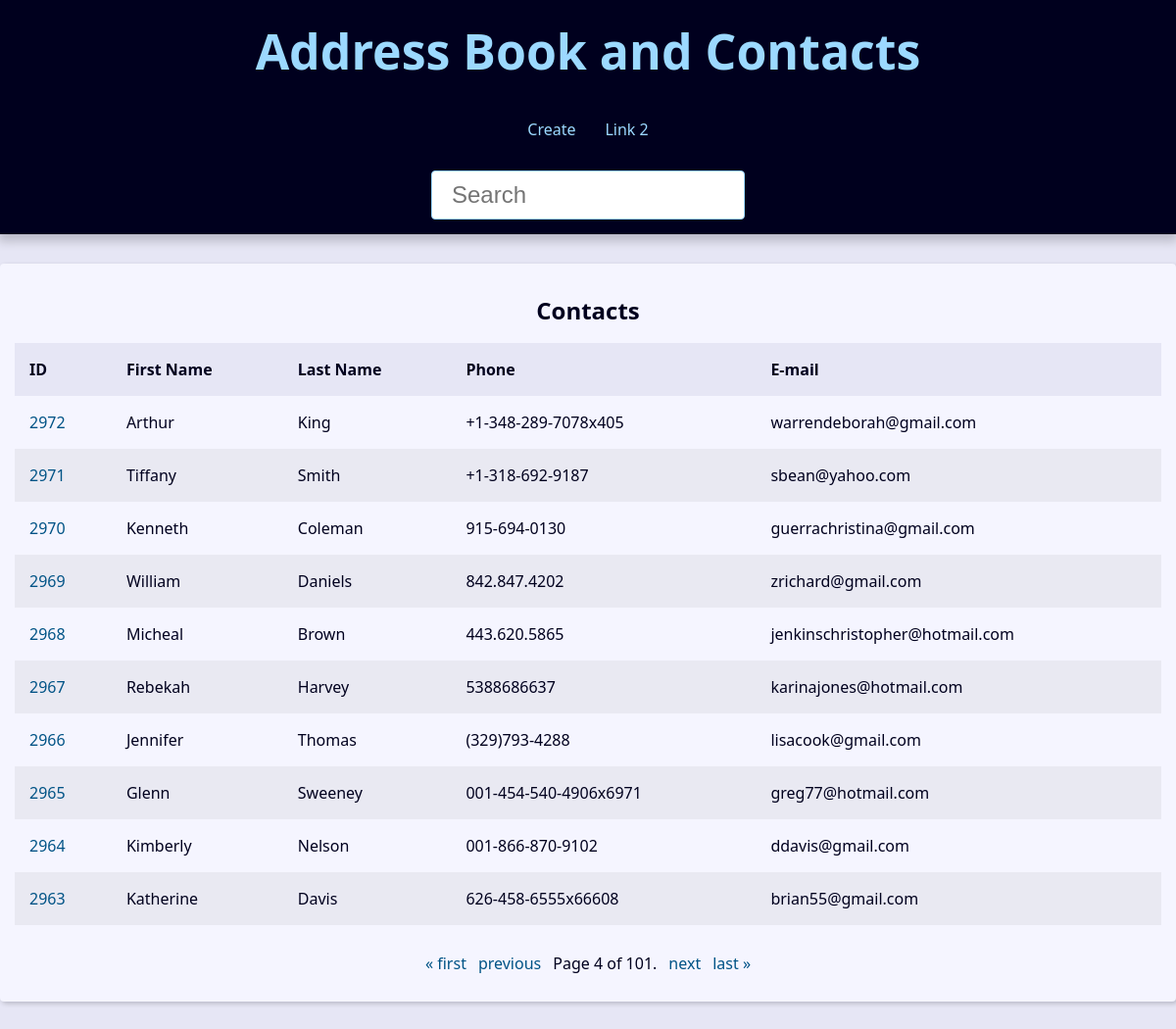
/?page=4&q=, run on the app's committed database.
### contact/models.py (models this page shows, shortened)
class Contact(models.Model):
    first_name = models.CharField(max_length=50)
    last_name = models.CharField(max_length=50, blank=True)
    phone = models.CharField(max_length=50)
    email = models.EmailField(max_length=254, blank=True)
    created_date = models.DateTimeField(default=timezone.now)
    description = models.TextField(blank=True)
    show = models.BooleanField(default=True)
    picture = models.ImageField(blank=True, upload_to='pictures/%Y/%m/')
    category = models.ForeignKey(
        Category,
        on_delete=models.SET_NULL,
        blank=True, null=True
    )
    owner = models.ForeignKey(
        User,
        on_delete=models.SET_NULL,
        blank=True, null=True
    )

### contact/views/contact_views.py (the view)
# urls.py: path('', views.index, name='index'),
def index(request):
    contacts = Contact.objects \
        .filter(show=True)\
        .order_by('-id')
    paginator = Paginator(contacts, 10)
    page_number = request.GET.get("page")
    page_obj = paginator.get_page(page_number)
    context = {
        'page_obj': page_obj,
    }
    return render(
        request,
        'contact/index.html',
        context
    )

### contact/templates/contact/index.html
{% extends 'global/base.html' %}
{% block content %}
  {% if page_obj %}
    <div class="responsive-table">
      <table class="contacts-table">
        <caption class="table-caption ">
          Contacts
        </caption>
        <thead>
          <tr class="table-row table-row-header">
            <th class="table-header">ID</th>
            <th class="table-header">First Name</th>
            <th class="table-header">Last Name</th>
            <th class="table-header">Phone</th>
            <th class="table-header">E-mail</th>
          </tr>
        </thead>
        <tbody>
          {% for contact in page_obj %}
            <tr class="table-row">
              <td class="table-cel">
                <a
                  class="table-link"
                  href="{% url 'contact:contact' contact.id %}"
                >
                  {{ contact.id }}
                </a>
              </td>
              <td class="table-cel">
                {{ contact.first_name }}
              </td>
              <td class="table-cel">
                {{ contact.last_name }}
              </td>
              <td class="table-cel">
                {{ contact.phone }}
              </td>
              <td class="table-cel">
                {{ contact.email }}
              </td>
            </tr>
          {% endfor %}
        </tbody>
      </table>
    </div>
  {% else %}
    <div class="single-contact">
      <h1 class="single-contact-name">
        No contacts found.
      </h1>
    </div>
  {% endif %}
{% endblock content %}

### base_static/global/css/style.css (style rules this page uses)
:root { --spacing: 1.5rem; --link-dark-color: rgb(0, 83, 134); --link-light-color: rgb(156, 217, 255); --clr-white: rgb(245, 245, 255); --clr-black: rgb(0, 0, 30); --clr-light-gray: rgb(230, 230, 245); --clr-dark-shadow-5: rgba(0, 0, 10, 5%); --clr-dark-shadow-10: rgba(0, 0, 10, 10%); --clr-dark-shadow-20: rgba(0, 0, 10, 20%); --clr-light-shadow-5: rgba(200, 200, 255, 5%); --clr-light-shadow-10: rgba(200, 200, 255, 10%); --clr-light-shadow-20: rgba(200, 200, 255, 20%); --main-page-width: 120rem; --table-min-width: 60rem; --biggest-font-size: 5rem; --bigger-font-size: 4rem; --big-font-size: 3.2rem; --medium-font-size: 2.4rem; --small-font-size: 1.6rem; --smaller-font-size: 1.4rem; --smallest-font-size: 1.2rem; --transition-fast: 300ms; --transition-medium: 600ms; --transition-slow: 1s; --default-border-radius: 4px; }
*, *::before, *::after { margin: 0; padding: 0; box-sizing: border-box; }
html { font-size: 62.5%; }
body { font-family: system-ui, -apple-system, BlinkMacSystemFont, 'Segoe UI', Roboto, Oxygen, Ubuntu, Cantarell, 'Open Sans', 'Helvetica Neue', sans-serif; line-height: 1.5; font-size: var(--small-font-size); color: var(--clr-black); -webkit-font-smoothing: antialiased; background: var(--clr-light-gray); }
.responsive-table { width: 100%; overflow-x: auto; }
.contacts-table { width: 100%; min-width: var(--table-min-width); border-collapse: collapse; }
.table-caption { font-size: var(--medium-font-size); font-weight: bold; padding: var(--spacing); }
.table-row { text-align: left; text-overflow: ellipsis; transition: background-color var(--transition-fast) ease-in-out; }
.table-row:nth-of-type(2n) { background: var(--clr-dark-shadow-5); }
.table-row-header { background: var(--clr-light-gray); color: var(--clr-black); }
.table-cel, .table-header { padding: var(--spacing); }
.table-link { color: var(--link-dark-color); transition: color var(--transition-fast) ease-in-out; text-decoration: none; }

### data on the page
Contact: id "2972", first_name "Arthur", last_name "King", phone "+1-348-289-7078x405", email "warrendeborah@gmail.com"
Contact: id "2971", first_name "Tiffany", last_name "Smith", phone "+1-318-692-9187", email "sbean@yahoo.com"
Contact: id "2970", first_name "Kenneth", last_name "Coleman", phone "915-694-0130", email "guerrachristina@gmail.com"
Contact: id "2969", first_name "William", last_name "Daniels", phone "842.847.4202", email "zrichard@gmail.com"
Contact: id "2968", first_name "Micheal", last_name "Brown", phone "443.620.5865", email "jenkinschristopher@hotmail.com"
Contact: id "2967", first_name "Rebekah", last_name "Harvey", phone "5388686637", email "karinajones@hotmail.com"
Contact: id "2966", first_name "Jennifer", last_name "Thomas", phone "(329)793-4288", email "lisacook@gmail.com"
Contact: id "2965", first_name "Glenn", last_name "Sweeney", phone "001-454-540-4906x6971", email "greg77@hotmail.com"
Contact: id "2964", first_name "Kimberly", last_name "Nelson", phone "001-866-870-9102", email "ddavis@gmail.com"
Contact: id "2963", first_name "Katherine", last_name "Davis", phone "626-458-6555x66608", email "brian55@gmail.com"

### other printed values
{{ page_obj.number }} "4"
{{ page_obj.paginator.num_pages }} "101"
